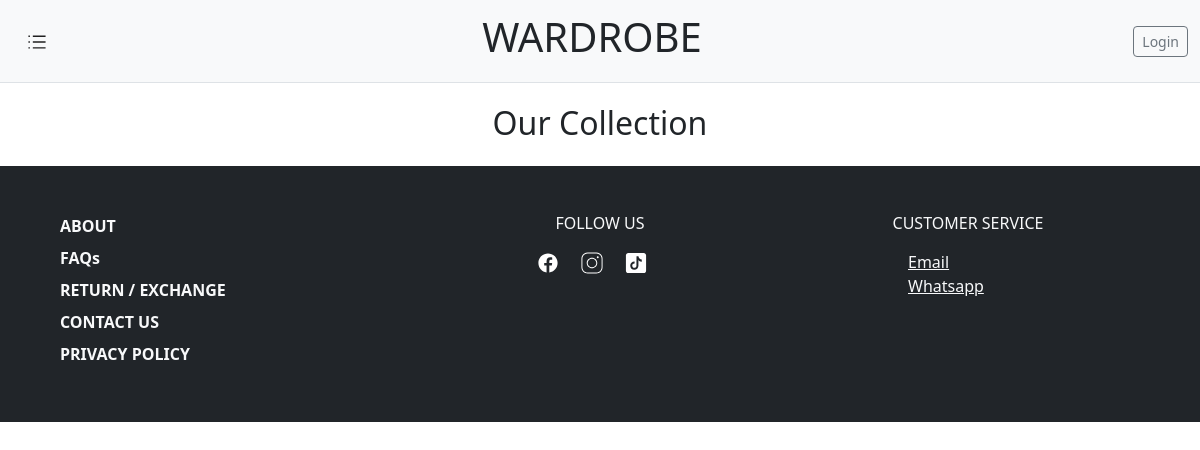
/home/category/3, run on an earlier commit of the app's database.
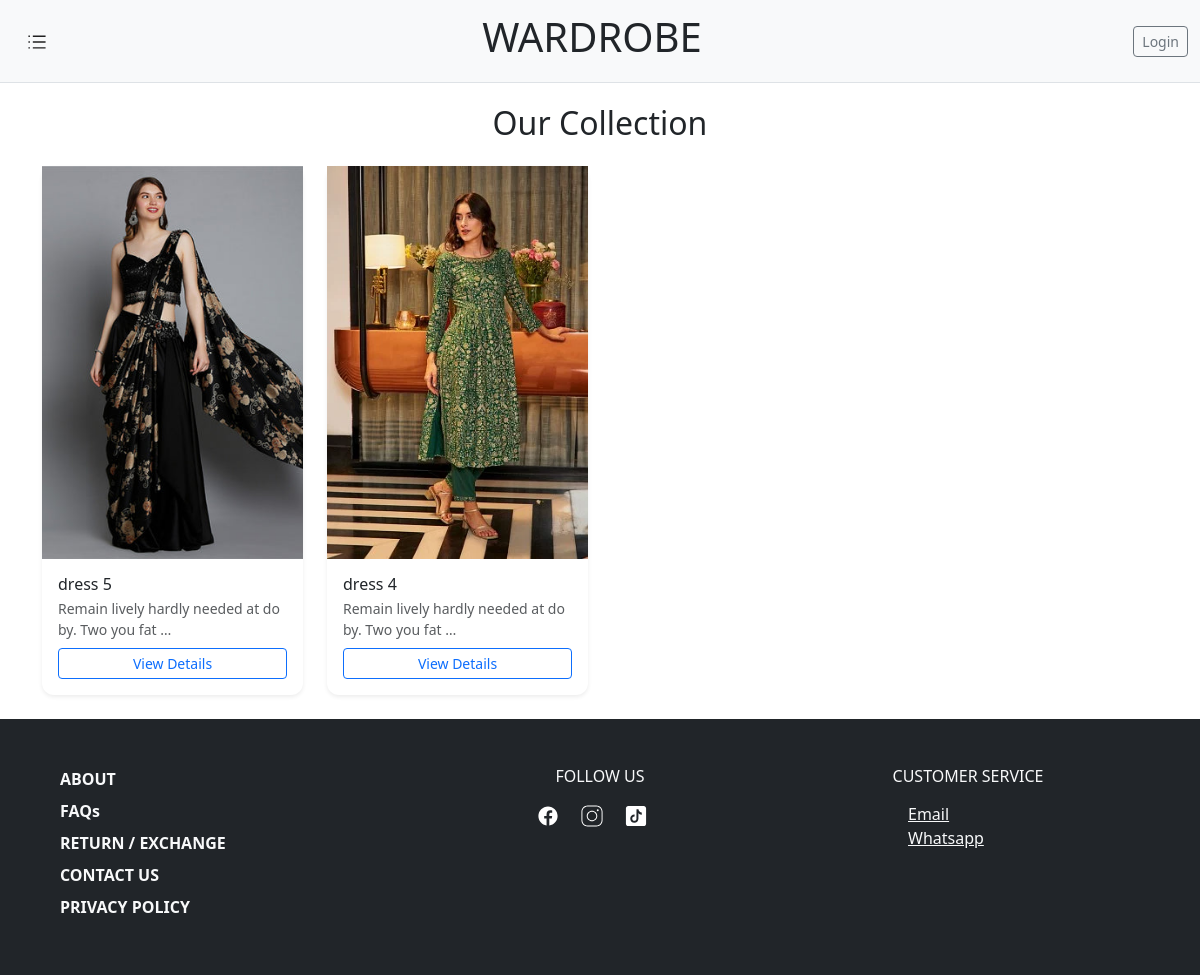
And on a later commit of the database.
### home/models.py (models this page shows, shortened)
class Dress(models.Model):
  class Meta:
    verbose_name_plural = "Dresses"
  category = models.ForeignKey(Category, models.CASCADE)
  name = models.CharField(max_length=40)
  Extra_Small = "XS"
  Small = "S"
  Medium = "M"
  Large = "L"
  Extra_Large = "XL"
  Extra_Extra_Large = "XXL"
  choices = {
    (Extra_Small,"Extra Small"),
    (Small,"Small"),
    (Medium,"Medium"),
    (Large,"Large"),
    (Extra_Large,"Extra Large"),
    (Extra_Extra_Large,"Extra Extra Large"),
  }
  size = models.CharField(choices=choices, default=Medium, max_length=4)
  price = models.IntegerField()
  composition = models.CharField(max_length=30)
  stock = models.IntegerField(null=True)
  inStock = models.BooleanField()
  code = models.IntegerField(unique=True)
  description = models.TextField()
  default_image = models.ImageField(unique=True,upload_to="images/default",blank=True)

### home/views.py (the view)
# urls.py: path('home/category/<str:cat_id>', views.category, name='category'),
def category(request, cat_id):
  cat = Category.objects.get(id=cat_id)
  dresses = Dress.objects.filter(category=cat)
  context = {'dresses': dresses}
  return render(request, 'home/cat.html', context)

### context_util.py (called while the page is built)
def category_context(request):
    return {'category': Category.objects.all()}

### home/templates/home/cat.html
{% extends 'home/utility.html' %}
{% block ind %}
<div class="container py-4">
  <h2 class="text-center mb-4">Our Collection</h2>
  <div class="row g-4">
    {% for dress in dresses %}
    <div class="col-6 col-md-4 col-lg-3">
      <div class="card border-0 shadow-sm h-100">
          <img src="{{ dress.default_image.url }}" class="object-fit-cover w-100 h-100" alt="{{ dress.name }}">
        <div class="card-body d-flex flex-column">
          <h6 class="card-title mb-1">{{ dress.name }}</h6>
          <p class="card-text text-muted small mb-2">{{ dress.description|truncatewords:10 }}</p>
          <div class="mt-auto">
            <a href="" class="btn btn-sm btn-outline-primary w-100">View Details</a>
          </div>
        </div>
      </div>
    </div>
    {% endfor %}
  </div>
</div>
{% endblock ind %}

What changed in the data, as far as the page shows it:
added Dress: default_image (picture), name "dress 5", description "Remain lively hardly needed at do by. Two you fat …"
added Dress: default_image (picture), name "dress 4", description "Remain lively hardly needed at do by. Two you fat …"
